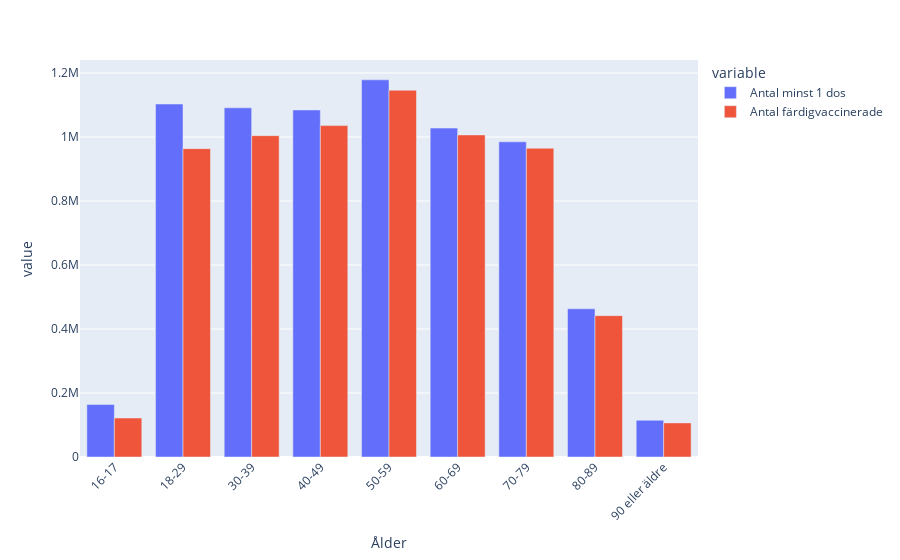

Here is the notebook cell this chart was saved with:
### Code cell
fig = px.bar(ålders_vaccinering, x="Ålder", y=["Antal minst 1 dos", "Antal färdigvaccinerade"], title="Antal vaccinerade i åldersgrupper")
fig.update_layout(barmode="group", xaxis_tickangle=-45)
fig.show()

### Figure 1 — Plotly figure (JSON) as saved in the notebook; plotly's stock layout.template omitted (floating-point values rounded to 4 significant figures)
{"data": [{"alignmentgroup": "True", "hovertemplate": "variable=Antal minst 1 dos<br>Ålder=%{x}<br>value=%{y}<extra></extra>", "legendgroup": "Antal minst 1 dos", "marker": {"color": "#636efa", "pattern": {"shape": ""}}, "name": "Antal minst 1 dos", "offsetgroup": "Antal minst 1 dos", "orientation": "v", "showlegend": true, "textposition": "auto", "type": "bar", "x": ["16-17", "18-29", "30-39", "40-49", "50-59", "60-69", "70-79", "80-89", "90 eller äldre"], "xaxis": "x", "y": [164274, 1103074, 1091243, 1084644, 1178611, 1027776, 984994, 463273, 114730], "yaxis": "y"}, {"alignmentgroup": "True", "hovertemplate": "variable=Antal färdigvaccinerade<br>Ålder=%{x}<br>value=%{y}<extra></extra>", "legendgroup": "Antal färdigvaccinerade", "marker": {"color": "#EF553B", "pattern": {"shape": ""}}, "name": "Antal färdigvaccinerade", "offsetgroup": "Antal färdigvaccinerade", "orientation": "v", "showlegend": true, "textposition": "auto", "type": "bar", "x": ["16-17", "18-29", "30-39", "40-49", "50-59", "60-69", "70-79", "80-89", "90 eller äldre"], "xaxis": "x", "y": [121851, 963653, 1004264, 1035605, 1146251, 1006516, 964893, 441790, 106623], "yaxis": "y"}], "layout": {"barmode": "group", "legend": {"title": {"text": "variable"}, "tracegroupgap": 0}, "margin": {"t": 60}, "xaxis": {"anchor": "y", "domain": [0, 1], "tickangle": -45, "title": {"text": "Ålder"}}, "yaxis": {"anchor": "x", "domain": [0, 1], "title": {"text": "value"}}}}
